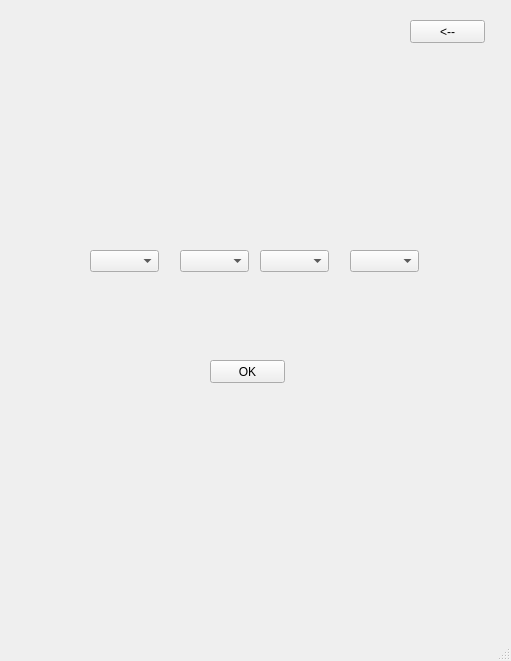
<?xml version="1.0" encoding="UTF-8"?>
<ui version="4.0">
 <class>MainWindow</class>
 <widget class="QMainWindow" name="MainWindow">
  <property name="geometry">
   <rect>
    <x>0</x>
    <y>0</y>
    <width>511</width>
    <height>661</height>
   </rect>
  </property>
  <property name="windowTitle">
   <string>MainWindow</string>
  </property>
  <widget class="QWidget" name="centralwidget">
   <widget class="QComboBox" name="comboBox">
    <property name="geometry">
     <rect>
      <x>90</x>
      <y>250</y>
      <width>69</width>
      <height>22</height>
     </rect>
    </property>
   </widget>
   <widget class="QComboBox" name="comboBox_2">
    <property name="geometry">
     <rect>
      <x>180</x>
      <y>250</y>
      <width>69</width>
      <height>22</height>
     </rect>
    </property>
   </widget>
   <widget class="QComboBox" name="comboBox_3">
    <property name="geometry">
     <rect>
      <x>260</x>
      <y>250</y>
      <width>69</width>
      <height>22</height>
     </rect>
    </property>
   </widget>
   <widget class="QComboBox" name="comboBox_4">
    <property name="geometry">
     <rect>
      <x>350</x>
      <y>250</y>
      <width>69</width>
      <height>22</height>
     </rect>
    </property>
   </widget>
   <widget class="QPushButton" name="pushButton">
    <property name="geometry">
     <rect>
      <x>210</x>
      <y>360</y>
      <width>75</width>
      <height>23</height>
     </rect>
    </property>
    <property name="text">
     <string>OK</string>
    </property>
   </widget>
   <widget class="QLabel" name="label">
    <property name="geometry">
     <rect>
      <x>0</x>
      <y>0</y>
      <width>511</width>
      <height>661</height>
     </rect>
    </property>
    <property name="styleSheet">
     <string notr="true">background-image: url(:/newPrefix/tt.jpg);</string>
    </property>
    <property name="text">
     <string/>
    </property>
    <property name="pixmap">
     <pixmap>tt.jpg</pixmap>
    </property>
    <property name="scaledContents">
     <bool>true</bool>
    </property>
   </widget>
   <widget class="QPushButton" name="pushButton_2">
    <property name="geometry">
     <rect>
      <x>410</x>
      <y>20</y>
      <width>75</width>
      <height>23</height>
     </rect>
    </property>
    <property name="text">
     <string>&lt;--</string>
    </property>
   </widget>
   <zorder>label</zorder>
   <zorder>comboBox</zorder>
   <zorder>comboBox_2</zorder>
   <zorder>comboBox_3</zorder>
   <zorder>comboBox_4</zorder>
   <zorder>pushButton</zorder>
   <zorder>pushButton_2</zorder>
  </widget>
  <widget class="QMenuBar" name="menubar">
   <property name="geometry">
    <rect>
     <x>0</x>
     <y>0</y>
     <width>511</width>
     <height>21</height>
    </rect>
   </property>
  </widget>
  <widget class="QStatusBar" name="statusbar"/>
 </widget>
 <resources>
  <include location="admin.qrc"/>
 </resources>
 <connections/>
</ui>
